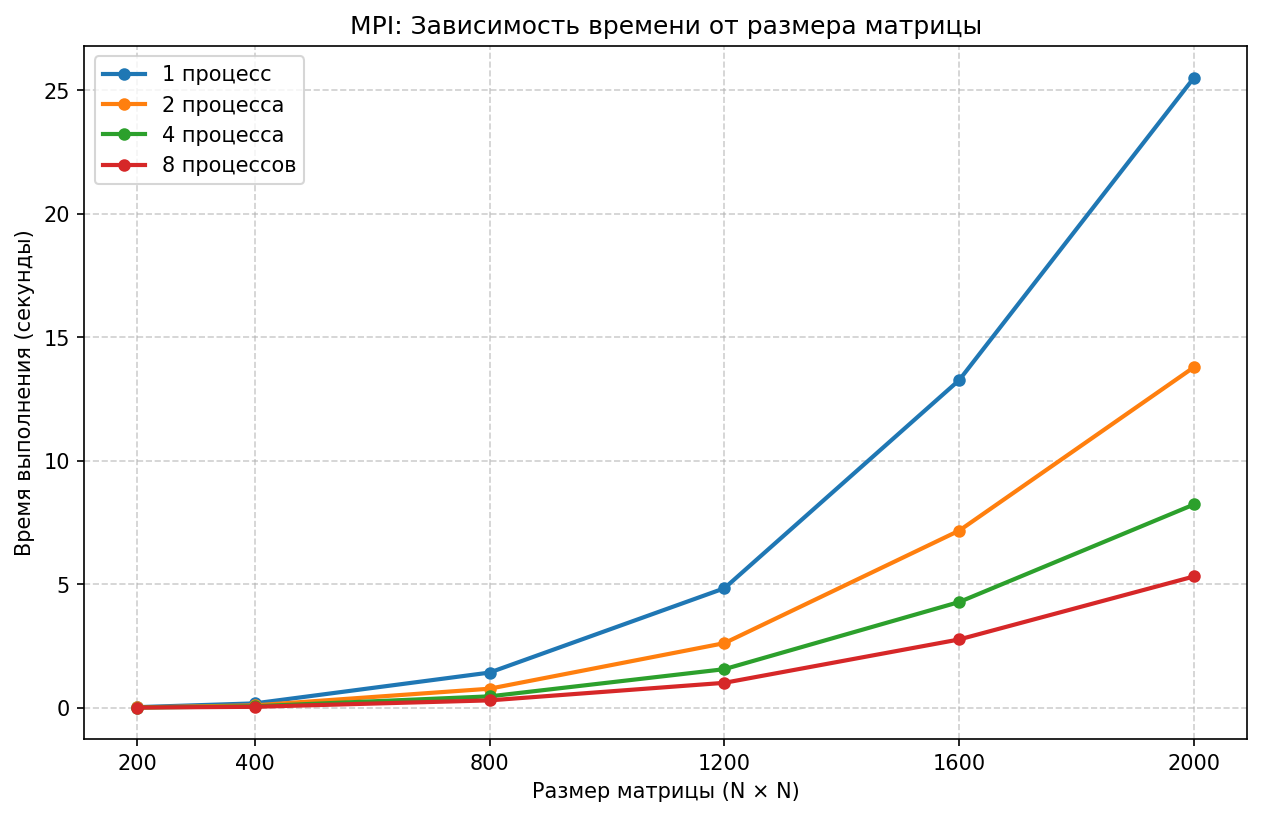

The Python source for this figure:
import matplotlib.pyplot as plt

def create_mpi_graph():
    sizes = [200, 400, 800, 1200, 1600, 2000]
    
    t_1 = [0.0219, 0.1746, 1.4221, 4.8359, 13.2670, 25.5170]
    t_2 = [0.0118, 0.0944, 0.7687, 2.6140, 7.1714, 13.7930]
    t_4 = [0.0071, 0.0563, 0.4587, 1.5599, 4.2797, 8.2313]
    t_8 = [0.0046, 0.0364, 0.2963, 1.0075, 2.7640, 5.3160]
    
    plt.figure(figsize=(10, 6))
    
    plt.plot(sizes, t_1, 'o-', label='1 процесс', linewidth=2, markersize=5)
    plt.plot(sizes, t_2, 'o-', label='2 процесса', linewidth=2, markersize=5)
    plt.plot(sizes, t_4, 'o-', label='4 процесса', linewidth=2, markersize=5)
    plt.plot(sizes, t_8, 'o-', label='8 процессов', linewidth=2, markersize=5)
    
    plt.xlabel('Размер матрицы (N × N)')
    plt.ylabel('Время выполнения (секунды)')
    plt.title('MPI: Зависимость времени от размера матрицы')
    plt.legend()
    plt.grid(True, linestyle='--', alpha=0.6)
    plt.xticks(sizes)
    
    plt.savefig('graphic.png', dpi=150, bbox_inches='tight')

    plt.show()

if __name__ == "__main__":
    create_mpi_graph()
